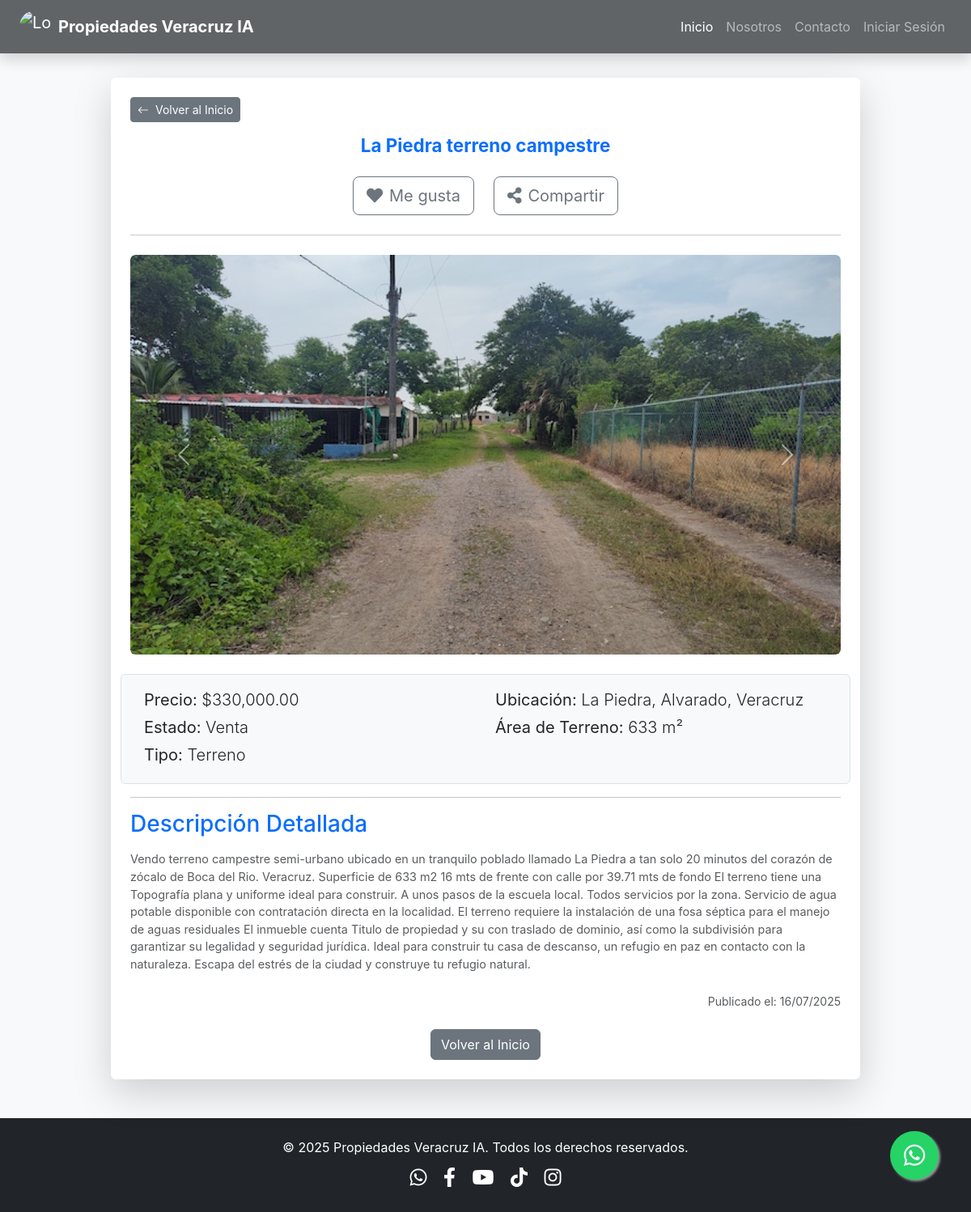
/property/11, run on the app's committed database.
### app.py (models this page shows, shortened)
class Property(db.Model):
    id = db.Column(db.Integer, primary_key=True)
    titulo = db.Column(db.String(100), nullable=False)
    descripcion = db.Column(db.Text, nullable=False)
    precio = db.Column(db.Float, nullable=False)
    ubicacion = db.Column(db.String(100), nullable=False) # Calle y número
    municipio = db.Column(db.String(50), nullable=False)
    estado = db.Column(db.String(50), default="Veracruz") # Por defecto Veracruz
    estado_propiedad = db.Column(db.String(20), nullable=False) # Venta, Renta
    tipo_propiedad = db.Column(db.String(50), nullable=False) # Casa, Departamento, Terreno, Local
    num_habitaciones = db.Column(db.Integer)
    num_banos = db.Column(db.Integer)
    num_medios_banos = db.Column(db.Integer)
    num_estacionamientos = db.Column(db.Integer)
    area_terreno_metros_cuadrados = db.Column(db.Float)
    area_construccion_metros_cuadrados = db.Column(db.Float)
    cuota_mantenimiento = db.Column(db.Float)
    fecha_publicacion = db.Column(db.DateTime, nullable=False, default=datetime.utcnow)
    imagenes = db.relationship('PropertyImage', backref='property', lazy=True, cascade="all, delete-orphan")

class PropertyImage(db.Model):
    id = db.Column(db.Integer, primary_key=True)
    property_id = db.Column(db.Integer, db.ForeignKey('property.id'), nullable=False)
    nombre_archivo = db.Column(db.String(100), nullable=False)
    es_principal = db.Column(db.Boolean, default=False) # Para marcar una imagen como principal

### app.py (the view)
@main.route('/property/<int:property_id>')
def property_detail(property_id):
    propiedad = db.session.get(Property, property_id)
    if not propiedad:
        flash('La propiedad solicitada no existe.', 'danger')
        return redirect(url_for('main.home'))
    return render_template('property_detail.html', propiedad=propiedad)

### templates/property_detail.html (shortened to what this page needs)
{% extends "base.html" %}
{% block content %}
<div class="container my-5 pt-5">
    <div class="row justify-content-center">
        <div class="col-lg-10 col-md-12">
            <div class="card shadow-lg border-0 rounded-lg">
                <div class="card-body p-4">
                    <div class="text-start mb-3">
                        <a href="{{ url_for('main.home') }}" class="btn btn-secondary btn-sm">
                            <i class="bi bi-arrow-left me-1"></i> Volver al Inicio
                        </a>
                    </div>
                    <h1 class="card-title text-center text-primary mb-4 display-4 fw-bold">{{ propiedad.titulo }}</h1>
                    <div class="d-flex justify-content-center gap-4 mb-4">
                        <button type="button" class="btn btn-outline-secondary btn-lg d-flex align-items-center gap-2">
                            <i class="fas fa-heart"></i> Me gusta
                        </button>
                        <button type="button" class="btn btn-outline-secondary btn-lg d-flex align-items-center gap-2">
                            <i class="fas fa-share-alt"></i> Compartir
                        </button>
                    </div>
                    <hr class="mb-4">
                    {% if propiedad.imagenes %}
                    <div id="propertyCarousel" class="carousel slide mb-4" data-bs-ride="carousel">
                        <div class="carousel-inner rounded">
                            {% for imagen in propiedad.imagenes %}
                            <div class="carousel-item {% if loop.first %}active{% endif %}">
                                <img src="{{ url_for('static', filename='uploads/' + imagen.nombre_archivo) }}" class="d-block w-100 rounded" alt="Imagen de la propiedad">
                            </div>
                            {% endfor %}
                        </div>
                        {% if propiedad.imagenes|length > 1 %}
                        <button class="carousel-control-prev" type="button" data-bs-target="#propertyCarousel" data-bs-slide="prev">
                            <span class="carousel-control-prev-icon" aria-hidden="true"></span>
                        </button>
                        <button class="carousel-control-next" type="button" data-bs-target="#propertyCarousel" data-bs-slide="next">
                            <span class="carousel-control-next-icon" aria-hidden="true"></span>
                        </button>
                        {% endif %}
                    </div>
                    {% else %}
                    <div class="text-center mb-4">
                        <img src="{{ url_for('static', filename='placeholder.png') }}" class="img-fluid rounded shadow-sm" alt="No hay imagen disponible">
                        <p class="text-muted mt-2">No hay imágenes disponibles para esta propiedad.</p>
                    </div>
                    {% endif %}
                    <div class="row mb-3 p-3 border rounded bg-light">
                        <div class="col-md-6">
                            <p class="lead mb-1"><strong>Precio:</strong> ${{ "{:,.2f}".format(propiedad.precio) }}</p>
                            <p class="lead mb-1"><strong>Estado:</strong> {{ propiedad.estado_propiedad }}</p>
                            <p class="lead mb-1"><strong>Tipo:</strong> {{ propiedad.tipo_propiedad }}</p>
                        </div>
                        <div class="col-md-6">
                            <p class="lead mb-1"><strong>Ubicación:</strong> {{ propiedad.ubicacion }}, {{ propiedad.municipio }}, {{ propiedad.estado }}</p>
                            {% if propiedad.area_terreno_metros_cuadrados %}
                                <p class="lead mb-1"><strong>Área de Terreno:</strong> {{ "{:,.0f}".format(propiedad.area_terreno_metros_cuadrados) }} m²</p>
                            {% endif %}
                        </div>
                    </div>
                    <hr>
                    <h3 class="text-primary mb-3">Descripción Detallada</h3>
                    <p class="card-text text-muted">{{ propiedad.descripcion }}</p>
                    <p class="text-end text-muted small mt-4">Publicado el: {{ propiedad.fecha_publicacion.strftime('%d/%m/%Y') }}</p>
                    <div class="text-center mt-4">
                        <a href="{{ url_for('main.home') }}" class="btn btn-secondary">Volver al Inicio</a>
                    </div>
                </div>
            </div>
        </div>
    </div>
</div>
{% endblock %}

### templates/base.html (shortened to what this page needs)
<!DOCTYPE html>
<html lang="es">
<head>
    <link href="https://cdn.jsdelivr.net/npm/bootstrap@5.3.3/dist/css/bootstrap.min.css" rel="stylesheet">
    <link rel="stylesheet" href="https://cdn.jsdelivr.net/npm/bootstrap-icons@1.11.3/font/bootstrap-icons.min.css">
    <link rel="stylesheet" href="https://cdnjs.cloudflare.com/ajax/libs/font-awesome/5.15.4/css/all.min.css" />
    <link rel="stylesheet" href="https://cdnjs.cloudflare.com/ajax/libs/animate.css/4.1.1/animate.min.css"/>
    <link rel="stylesheet" href="{{ url_for('static', filename='style.css') }}">
</head>
<body>
    <nav class="navbar navbar-expand-lg navbar-dark bg-dark fixed-top shadow">
        <div class="container-fluid px-4">
            <a class="navbar-brand d-flex align-items-center me-auto" href="{{ url_for('main.home') }}">
                <img src="{{ url_for('static', filename='img/banners/logo_01.jpg') }}" alt="Logo" width="40" height="40" class="d-inline-block align-text-top rounded-circle me-2">
                <span class="fw-bold">Propiedades Veracruz IA</span>
            </a>
            <div class="collapse navbar-collapse" id="navbarNav">
                <ul class="navbar-nav ms-auto">
                    <li class="nav-item">
                        <a class="nav-link active" aria-current="page" href="{{ url_for('main.home') }}">Inicio</a>
                    </li>
                    <li class="nav-item">
                        <a class="nav-link" href="#">Nosotros</a>
                    </li>
                    <li class="nav-item">
                        <a class="nav-link" href="#">Contacto</a>
                    </li>
                    {% if current_user.is_authenticated %}
                    <li class="nav-item dropdown">
                        <a class="nav-link dropdown-toggle" href="#" id="navbarDropdownAdmin" role="button" data-bs-toggle="dropdown" aria-expanded="false">
                            Panel Admin
                        </a>
                        <ul class="dropdown-menu dropdown-menu-dark dropdown-menu-end" aria-labelledby="navbarDropdownAdmin">
                            <li><a class="dropdown-item" href="{{ url_for('main.add_property') }}">Añadir Propiedad</a></li>
                            <li><a class="dropdown-item" href="{{ url_for('main.home') }}">Ver Todas las Propiedades</a></li>
                            <li><hr class="dropdown-divider"></li>
                            <li><a class="dropdown-item" href="{{ url_for('main.logout') }}">Cerrar Sesión</a></li>
                        </ul>
                    </li>
                    {% else %}
                    <li class="nav-item">
                        <a class="nav-link" href="{{ url_for('main.login') }}">Iniciar Sesión</a>
                    </li>
                    {% endif %}
                </ul>
            </div>
        </div>
    </nav>
    <main>
        {% block content %}{% endblock %}
    </main>
    <footer class="bg-dark text-white text-center py-4 mt-5">
        <div class="container">
            <p class="mb-0">&copy; 2025 Propiedades Veracruz IA. Todos los derechos reservados.</p>
            <div class="social-icons mt-2">
                <a href="#" class="text-white mx-2"><i class="fab fa-whatsapp"></i></a>
                <a href="#" class="text-white mx-2"><i class="fab fa-facebook-f"></i></a>
                <a href="#" class="text-white mx-2"><i class="fab fa-youtube"></i></a>
                <a href="#" class="text-white mx-2"><i class="fab fa-tiktok"></i></a>
                <a href="#" class="text-white mx-2"><i class="fab fa-instagram"></i></a>
            </div>
        </div>
    </footer>
    <a href="#" id="whatsapp-float-btn" class="whatsapp-float" target="_blank" rel="noopener noreferrer">
        <i class="fab fa-whatsapp"></i>
    </a>
</body>
</html>

### static/style.css (style rules this page uses)
html, body { height: 100%; margin: 0; font-family: 'Inter', sans-serif; background-color: #f8f9fa; color: #343a40; }
.navbar { transition: background-color 0.3s ease-in-out; backdrop-filter: blur(5px); background-color: rgba(33, 37, 41, 0.7) !important; }
.navbar-brand .fw-bold { font-weight: 700 !important; }
.card-title { font-size: 1.4rem; margin-bottom: 0.5rem; }
.card-text.text-muted { font-size: 0.9rem; }
footer { background-color: #212529; color: #f8f9fa; }
.social-icons a { font-size: 1.5rem; margin: 0 10px; color: #f8f9fa; transition: color 0.3s ease; }
.whatsapp-float { position: fixed; width: 60px; height: 60px; bottom: 40px; right: 40px; background-color: #25d366; color: #FFF; border-radius: 50px; text-align: center; font-size: 30px; box-shadow: 2px 2px 3px #999; z-index: 1000; display: flex; justify-content: center; align-items: center; text-decoration: none; transition: background-color 0.3s ease, transform 0.3s ease; }
.whatsapp-float i { margin-top: 0; }

### data on the page
Property: titulo "La Piedra terreno campestre", precio "330,000.00", estado_propiedad "Venta", tipo_propiedad "Terreno", ubicacion "La Piedra", municipio "Alvarado", estado "Veracruz", area_terreno_metros_cuadrados "633", descripcion "Vendo terreno campestre semi-urbano ubicado en un tranquilo poblado llamado La Piedra a tan solo 20 minutos del corazón de zócalo de Boca del Rio. Veracruz. Superficie de 633 m2 16 mts de frente con calle por 39.71 mts de fondo El terreno tiene una Topografía plana y uniforme ideal para construir. A unos pasos de la escuela local. Todos servicios por la zona. Servicio de agua potable disponible con contratación directa en la localidad. El terreno requiere la instalación de una fosa séptica para el manejo de aguas residuales El inmueble cuenta Titulo de propiedad y su con traslado de dominio, así como la subdivisión para garantizar su legalidad y seguridad jurídica. Ideal para construir tu…", fecha_publicacion "16/07/2025"
PropertyImage: nombre_archivo (picture)
